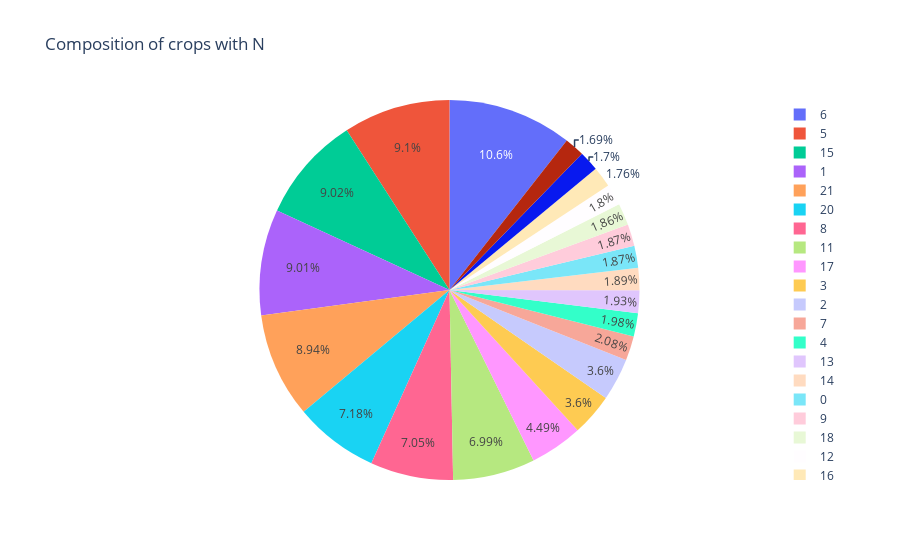
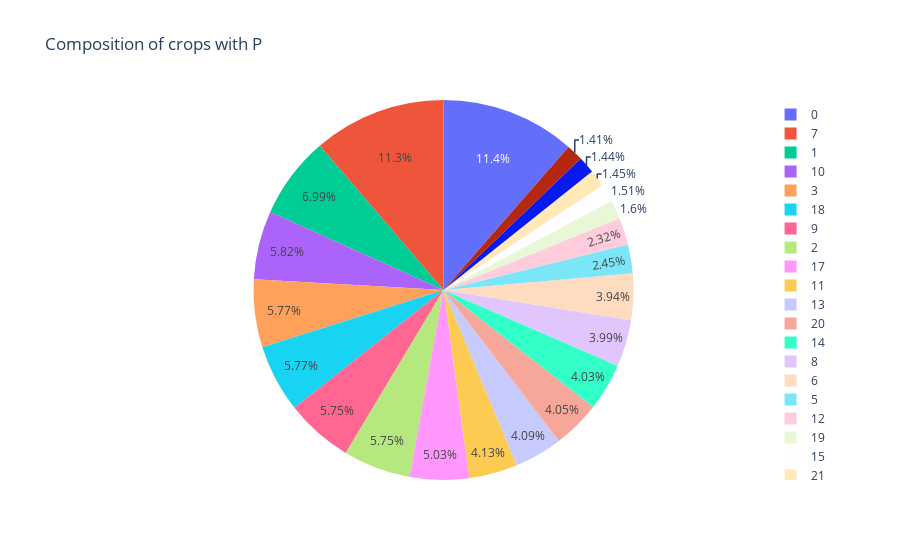
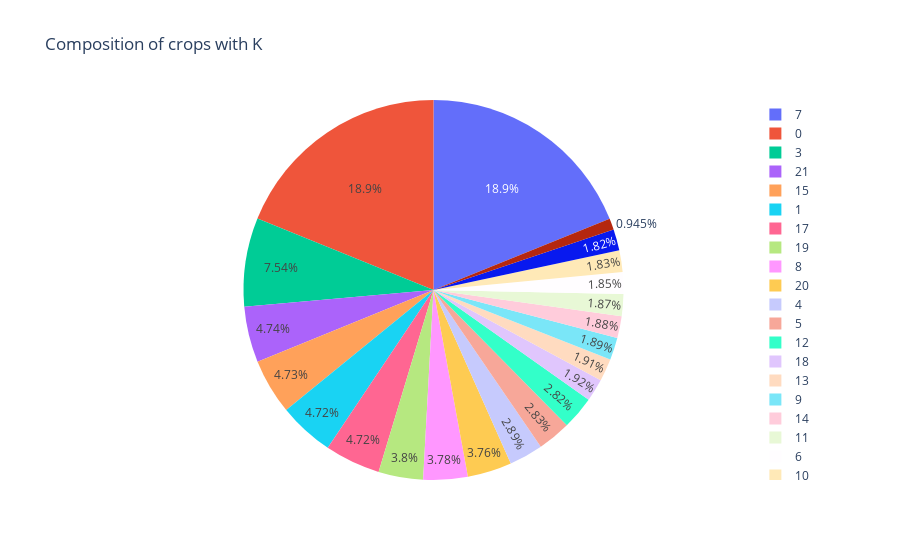
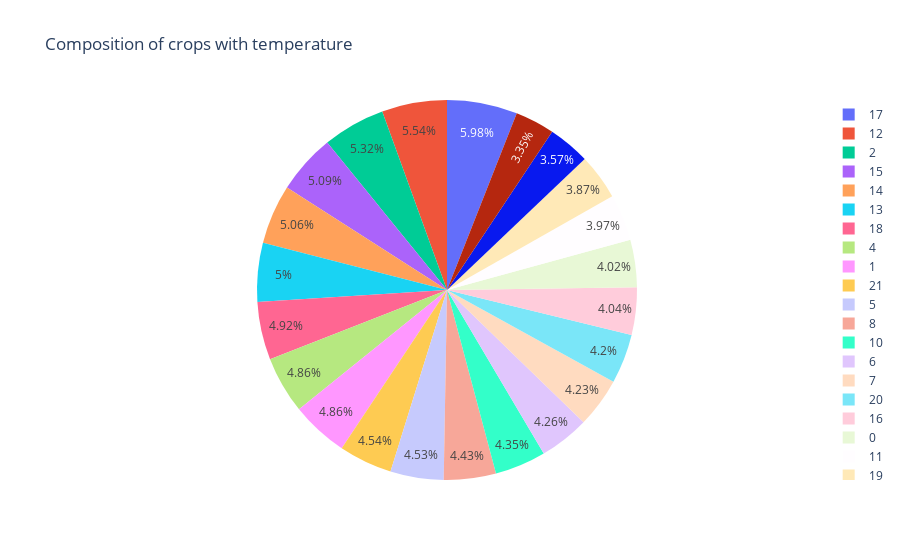

Notebook source saved alongside these figures, in order:
### Markdown cell above
### The notebook's file size is large since the above plot is taking more memory so it is plotted in another file 👇(Plots.ipynb)

### Code cell
total_features = crop_df.columns
plt.figure(figsize=(50, 40))
for i in range(0, len(total_features)-1):
    fig = px.pie(crop_df, values=total_features[i], names='label', title="Composition of crops with "+total_features[i])
    fig.show()

### Figure 1 — Plotly figure (JSON) as saved in the notebook; plotly's stock layout.template omitted (floating-point values rounded to 4 significant figures; data arrays with more than 128 entries replaced by an {"elided": "..."} marker saying what was removed)
{"data": [{"domain": {"x": [0, 1], "y": [0, 1]}, "hovertemplate": "label=%{label}<br>N=%{value}<extra></extra>", "labels": {"elided": "2200 int values"}, "legendgroup": "", "name": "", "showlegend": true, "type": "pie", "values": {"elided": "2200 int values"}}], "layout": {"legend": {"tracegroupgap": 0}, "title": {"text": "Composition of crops with N"}}}

### Figure 2 — Plotly figure (JSON) as saved in the notebook; plotly's stock layout.template omitted (floating-point values rounded to 4 significant figures; data arrays with more than 128 entries replaced by an {"elided": "..."} marker saying what was removed)
{"data": [{"domain": {"x": [0, 1], "y": [0, 1]}, "hovertemplate": "label=%{label}<br>P=%{value}<extra></extra>", "labels": {"elided": "2200 int values"}, "legendgroup": "", "name": "", "showlegend": true, "type": "pie", "values": {"elided": "2200 int values"}}], "layout": {"legend": {"tracegroupgap": 0}, "title": {"text": "Composition of crops with P"}}}

### Figure 3 — Plotly figure (JSON) as saved in the notebook; plotly's stock layout.template omitted (floating-point values rounded to 4 significant figures; data arrays with more than 128 entries replaced by an {"elided": "..."} marker saying what was removed)
{"data": [{"domain": {"x": [0, 1], "y": [0, 1]}, "hovertemplate": "label=%{label}<br>K=%{value}<extra></extra>", "labels": {"elided": "2200 int values"}, "legendgroup": "", "name": "", "showlegend": true, "type": "pie", "values": {"elided": "2200 int values"}}], "layout": {"legend": {"tracegroupgap": 0}, "title": {"text": "Composition of crops with K"}}}

### Figure 4 — Plotly figure (JSON) as saved in the notebook; plotly's stock layout.template omitted (floating-point values rounded to 4 significant figures; data arrays with more than 128 entries replaced by an {"elided": "..."} marker saying what was removed)
{"data": [{"domain": {"x": [0, 1], "y": [0, 1]}, "hovertemplate": "label=%{label}<br>temperature=%{value}<extra></extra>", "labels": {"elided": "2200 int values"}, "legendgroup": "", "name": "", "showlegend": true, "type": "pie", "values": {"elided": "2200 float values"}}], "layout": {"legend": {"tracegroupgap": 0}, "title": {"text": "Composition of crops with temperature"}}}
